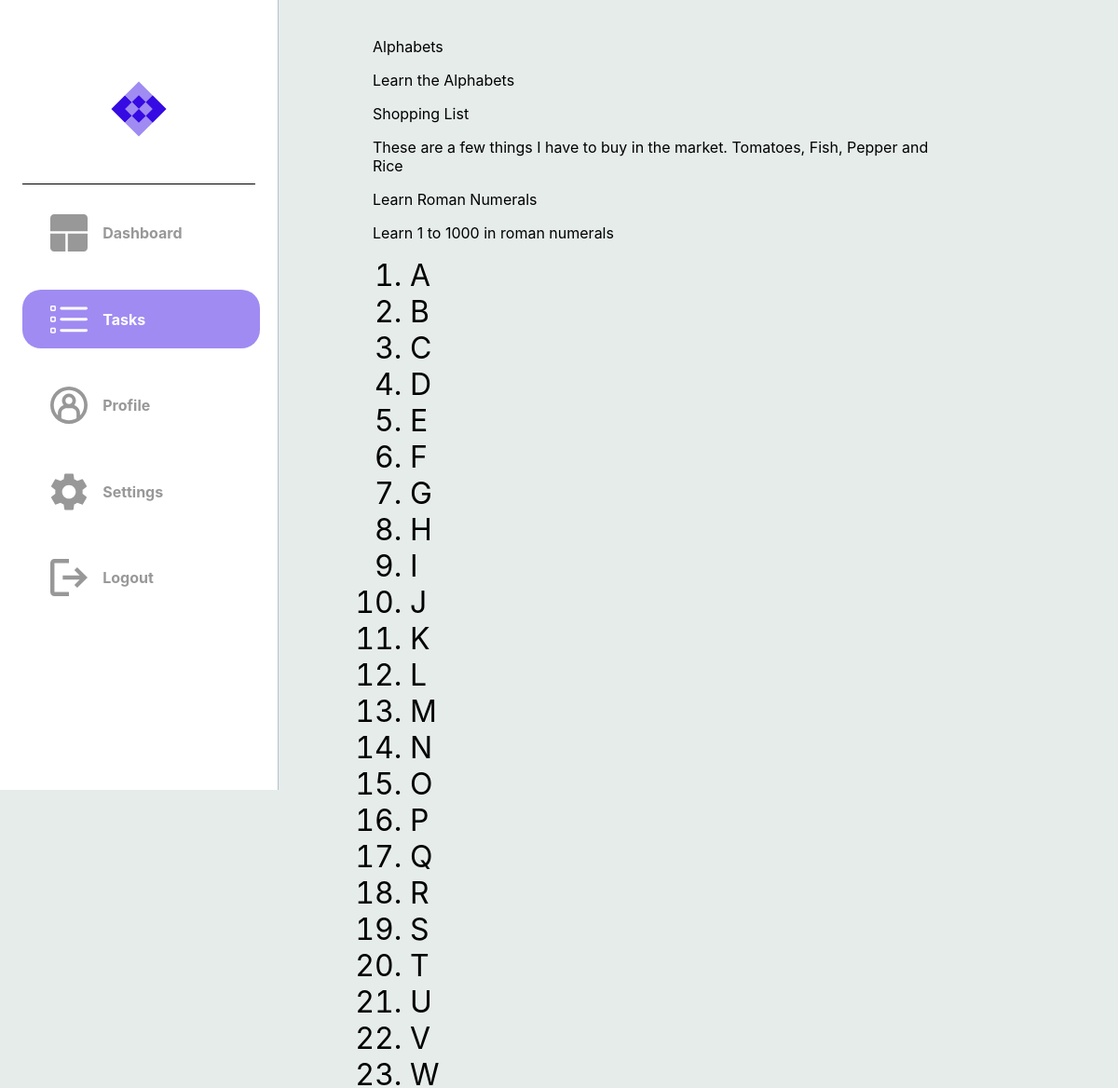
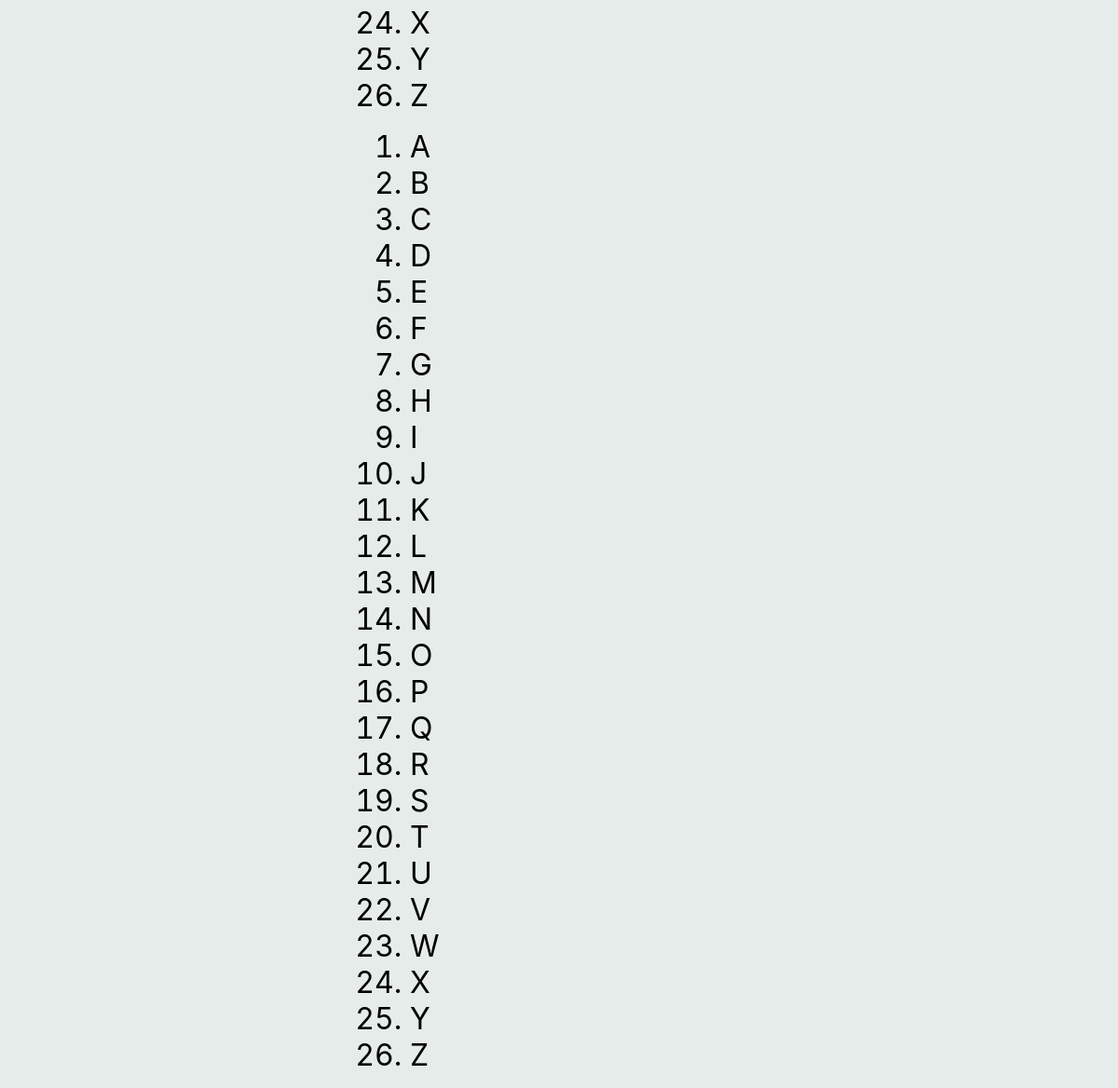
The page /tasks (signed in) on the database its author committed (2 pictures, top to bottom).
### dotask/models.py (models this page shows)
class Task(db.Model):
    __tablename__ = "task"
    id = db.Column(db.Integer, primary_key=True)
    title = db.Column(db.String(100), nullable=False)
    description = db.Column(db.String(400), nullable=False)
    due_date = db.Column(db.Date, nullable=False)
    status = db.Column(Enum(TaskStatus))
    tag = db.Column(Enum(TaskTag))
    user_id = db.Column(db.Integer, db.ForeignKey('user.id'), nullable=False)
    user = relationship('User', back_populates='tasks')

### dotask/routes.py (the view)
@app.route("/tasks")
@login_required
def hello_tasks():
    tasks = Task.query.filter_by(user_id=current_user.id).all()
    if tasks:
        return render_template("tasks.html", tasks=tasks)
    else:
        return render_template("tasks.html")

### dotask/routes.py (called while the page is built)
@app.after_request
def after_request(response):
    response.headers["Cache-Control"] = "no-cache, no-store, must-revalidate"
    return response

@login_manager.user_loader
def load_user(user_id):
    return User.query.get(user_id)

### dotask/templates/tasks.html (shortened to what this page needs)
{% extends "layout.html" %}
{% block head %}
    <link rel="stylesheet" {% block css_tab_colour %} href="../static/page_css_folder/tasks.css" {% endblock %}/>
{% endblock %}
{% block task_image_colour %}
    <a class="a2" href="{{ url_for('hello_tasks') }}">
    <div id="logos">
        <img class="imgs" src="../static/tasks_active.svg">
        <h4 class="sidebar-text">Tasks</h4>
    </div>
    </a>
{% endblock task_image_colour %}
{% block tasks %}
    {% for task in tasks %}
        <div class="message">
            <p> {{ task['title'] }} </p>
            <p> {{ task['description'] }} </p>
        </div>
    {% endfor %}
{% endblock tasks %}

### dotask/static/layout.css (style rules this page uses)
@media (min-width: 768px) { body { margin: auto; padding: auto; background-color: #E5ECEA; display: flex; font-family: inter; } }
@media (min-width: 768px) { a { text-decoration: none; color: black; } }
@media (min-width: 768px) { .sidebar > div > a { width: 90%; text-decoration: none; } }
@media (min-width: 768px) { .sidebar > div > a > div { width: 100%; height: 10%; padding-left: 30px; margin: 5% auto; border-radius: 20px; } }
@media (min-width: 768px) { #logos { width: 100%; display: grid; grid-template-columns: 1fr 3fr; align-items: center; } }
@media (min-width: 768px) { .sidebar-text { color: #989898; font-size: 1rem; } }
@media (min-width: 768px) { .imgs { height: 40px; width: 40px; } }

### dotask/static/page_css_folder/tasks.css (style rules this page uses)
.a2 > div { background-color: #A08BF2; width: 100%; height: 10%; padding-left: 30px; margin: 5% auto; border-radius: 20px; color: white; }
.a2 > div > h4 { color: white; }
.a2 > div > img { fill: #FFFFFF; }

### rows shown on the page
Task: title "Alphabets", description "Learn the Alphabets"
Task: title "Shopping List", description "These are a few things I have to buy in the market. Tomatoes, Fish, Pepper and Rice"
Task: title "Learn Roman Numerals", description "Learn 1 to 1000 in roman numerals"
